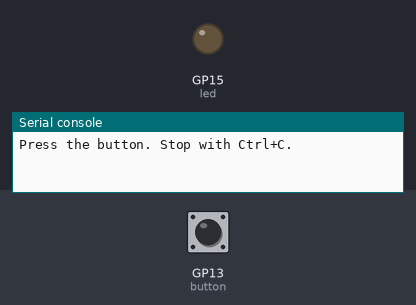
The program below on a simulated Raspberry Pi Pico running MicroPython. On the bench: output pins drawn as LEDs (lit = HIGH), the last lines printed to the serial console. Inputs (shaded band) come from the test bench; at power-on: GP13 (button) LOW.

Above: at 1.2 s.
1.3 s: GP13 (button) pulled HIGH for 0.15 s
At 1.37 s:
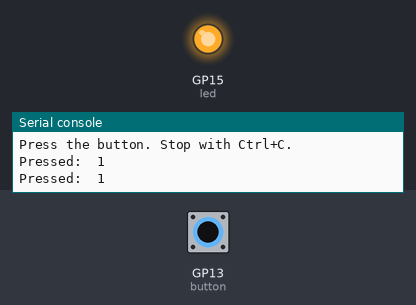
2.9 s: GP13 (button) pulled HIGH for 3.2 s
At 6.5 s:
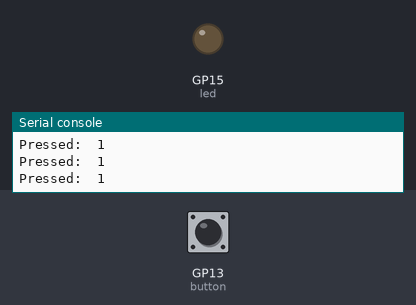
Timing chart, 0 to 8.0 s (numbered marks = the images above; inputs shaded):
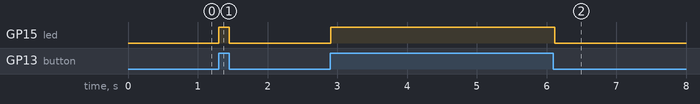

Measured:
- after the input at 1.3 s, GP15 (led): LOW → HIGH at once, → LOW 0.15 s later
- after the input at 2.9 s, GP15 (led): LOW → HIGH at once, → LOW 3.2 s later

The program:

01_button_decisions.py
```python
from machine import Pin
from time import sleep_ms

BUTTON_PIN = 13
LED_PIN = 15

button = Pin(BUTTON_PIN, Pin.IN)
led = Pin(LED_PIN, Pin.OUT)

print("Press the button. Stop with Ctrl+C.")

try:
    while True:
        pressed = button.value()

        if pressed:
            led.on()
            print("Pressed: ", pressed)
        else:
            led.off()

        sleep_ms(50)
finally:
    led.off()
    print("Stopped")
```
